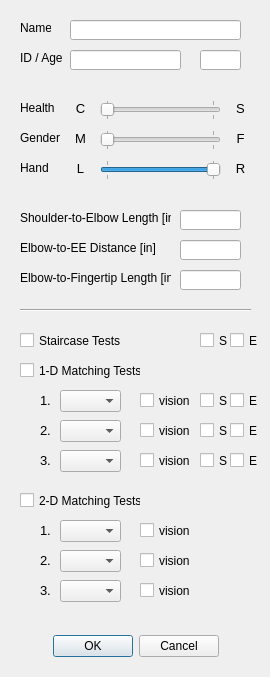
<?xml version="1.0" encoding="UTF-8"?>
<ui version="4.0">
 <class>Dialog_Setup</class>
 <widget class="QDialog" name="Dialog_Setup">
  <property name="geometry">
   <rect>
    <x>0</x>
    <y>0</y>
    <width>270</width>
    <height>677</height>
   </rect>
  </property>
  <property name="windowTitle">
   <string>Setup</string>
  </property>
  <widget class="QDialogButtonBox" name="buttonBox">
   <property name="geometry">
    <rect>
     <x>20</x>
     <y>630</y>
     <width>231</width>
     <height>32</height>
    </rect>
   </property>
   <property name="orientation">
    <enum>Qt::Horizontal</enum>
   </property>
   <property name="standardButtons">
    <set>QDialogButtonBox::Cancel|QDialogButtonBox::Ok</set>
   </property>
   <property name="centerButtons">
    <bool>true</bool>
   </property>
  </widget>
  <widget class="QLabel" name="FEMALE_lab">
   <property name="geometry">
    <rect>
     <x>230</x>
     <y>130</y>
     <width>21</width>
     <height>16</height>
    </rect>
   </property>
   <property name="font">
    <font>
     <pointsize>10</pointsize>
     <weight>50</weight>
     <bold>false</bold>
    </font>
   </property>
   <property name="text">
    <string>F</string>
   </property>
   <property name="alignment">
    <set>Qt::AlignCenter</set>
   </property>
  </widget>
  <widget class="QLabel" name="RIGHT_lab">
   <property name="geometry">
    <rect>
     <x>230</x>
     <y>160</y>
     <width>21</width>
     <height>16</height>
    </rect>
   </property>
   <property name="font">
    <font>
     <pointsize>10</pointsize>
     <weight>50</weight>
     <bold>false</bold>
    </font>
   </property>
   <property name="text">
    <string>R</string>
   </property>
   <property name="alignment">
    <set>Qt::AlignCenter</set>
   </property>
  </widget>
  <widget class="QLabel" name="hand_lab">
   <property name="geometry">
    <rect>
     <x>20</x>
     <y>160</y>
     <width>41</width>
     <height>16</height>
    </rect>
   </property>
   <property name="text">
    <string>Hand</string>
   </property>
  </widget>
  <widget class="QLabel" name="MALE_lab">
   <property name="geometry">
    <rect>
     <x>70</x>
     <y>130</y>
     <width>21</width>
     <height>16</height>
    </rect>
   </property>
   <property name="font">
    <font>
     <pointsize>10</pointsize>
     <weight>50</weight>
     <bold>false</bold>
    </font>
   </property>
   <property name="layoutDirection">
    <enum>Qt::LeftToRight</enum>
   </property>
   <property name="text">
    <string>M</string>
   </property>
   <property name="alignment">
    <set>Qt::AlignCenter</set>
   </property>
  </widget>
  <widget class="QLabel" name="gender_lab">
   <property name="geometry">
    <rect>
     <x>20</x>
     <y>130</y>
     <width>41</width>
     <height>16</height>
    </rect>
   </property>
   <property name="text">
    <string>Gender</string>
   </property>
  </widget>
  <widget class="QSlider" name="gender_slider">
   <property name="geometry">
    <rect>
     <x>100</x>
     <y>130</y>
     <width>121</width>
     <height>20</height>
    </rect>
   </property>
   <property name="maximum">
    <number>1</number>
   </property>
   <property name="pageStep">
    <number>1</number>
   </property>
   <property name="orientation">
    <enum>Qt::Horizontal</enum>
   </property>
   <property name="tickPosition">
    <enum>QSlider::TicksBothSides</enum>
   </property>
  </widget>
  <widget class="QSlider" name="hand_slider">
   <property name="geometry">
    <rect>
     <x>100</x>
     <y>160</y>
     <width>121</width>
     <height>20</height>
    </rect>
   </property>
   <property name="maximum">
    <number>1</number>
   </property>
   <property name="pageStep">
    <number>1</number>
   </property>
   <property name="sliderPosition">
    <number>1</number>
   </property>
   <property name="orientation">
    <enum>Qt::Horizontal</enum>
   </property>
   <property name="tickPosition">
    <enum>QSlider::TicksBothSides</enum>
   </property>
  </widget>
  <widget class="QSlider" name="health_slider">
   <property name="geometry">
    <rect>
     <x>100</x>
     <y>100</y>
     <width>121</width>
     <height>20</height>
    </rect>
   </property>
   <property name="maximum">
    <number>1</number>
   </property>
   <property name="pageStep">
    <number>1</number>
   </property>
   <property name="orientation">
    <enum>Qt::Horizontal</enum>
   </property>
   <property name="tickPosition">
    <enum>QSlider::TicksBothSides</enum>
   </property>
  </widget>
  <widget class="QLabel" name="LEFT_lab">
   <property name="geometry">
    <rect>
     <x>70</x>
     <y>160</y>
     <width>21</width>
     <height>16</height>
    </rect>
   </property>
   <property name="font">
    <font>
     <pointsize>10</pointsize>
     <weight>50</weight>
     <bold>false</bold>
    </font>
   </property>
   <property name="layoutDirection">
    <enum>Qt::LeftToRight</enum>
   </property>
   <property name="text">
    <string>L</string>
   </property>
   <property name="alignment">
    <set>Qt::AlignCenter</set>
   </property>
  </widget>
  <widget class="QLabel" name="name_lab">
   <property name="geometry">
    <rect>
     <x>20</x>
     <y>20</y>
     <width>31</width>
     <height>16</height>
    </rect>
   </property>
   <property name="text">
    <string>Name</string>
   </property>
  </widget>
  <widget class="QLabel" name="forearmL_lab">
   <property name="geometry">
    <rect>
     <x>20</x>
     <y>270</y>
     <width>151</width>
     <height>16</height>
    </rect>
   </property>
   <property name="text">
    <string>Elbow-to-Fingertip Length [in]</string>
   </property>
  </widget>
  <widget class="QLabel" name="STROKE_lab">
   <property name="geometry">
    <rect>
     <x>230</x>
     <y>100</y>
     <width>21</width>
     <height>16</height>
    </rect>
   </property>
   <property name="font">
    <font>
     <pointsize>10</pointsize>
     <weight>50</weight>
     <bold>false</bold>
    </font>
   </property>
   <property name="text">
    <string>S</string>
   </property>
   <property name="alignment">
    <set>Qt::AlignCenter</set>
   </property>
  </widget>
  <widget class="QLineEdit" name="ID_fill">
   <property name="geometry">
    <rect>
     <x>70</x>
     <y>50</y>
     <width>111</width>
     <height>20</height>
    </rect>
   </property>
  </widget>
  <widget class="QLabel" name="upperarmL_lab">
   <property name="geometry">
    <rect>
     <x>20</x>
     <y>210</y>
     <width>151</width>
     <height>16</height>
    </rect>
   </property>
   <property name="text">
    <string>Shoulder-to-Elbow Length [in]</string>
   </property>
  </widget>
  <widget class="QLineEdit" name="upperarmL_fill">
   <property name="geometry">
    <rect>
     <x>180</x>
     <y>210</y>
     <width>61</width>
     <height>20</height>
    </rect>
   </property>
  </widget>
  <widget class="QLabel" name="CTRL_lab">
   <property name="geometry">
    <rect>
     <x>70</x>
     <y>100</y>
     <width>21</width>
     <height>16</height>
    </rect>
   </property>
   <property name="font">
    <font>
     <pointsize>10</pointsize>
     <weight>50</weight>
     <bold>false</bold>
    </font>
   </property>
   <property name="text">
    <string>C</string>
   </property>
   <property name="alignment">
    <set>Qt::AlignCenter</set>
   </property>
  </widget>
  <widget class="QLabel" name="age_lab">
   <property name="geometry">
    <rect>
     <x>20</x>
     <y>50</y>
     <width>51</width>
     <height>16</height>
    </rect>
   </property>
   <property name="text">
    <string>ID / Age</string>
   </property>
  </widget>
  <widget class="QLineEdit" name="age_fill">
   <property name="geometry">
    <rect>
     <x>200</x>
     <y>50</y>
     <width>41</width>
     <height>20</height>
    </rect>
   </property>
  </widget>
  <widget class="QLabel" name="health_lab">
   <property name="geometry">
    <rect>
     <x>20</x>
     <y>100</y>
     <width>41</width>
     <height>16</height>
    </rect>
   </property>
   <property name="text">
    <string>Health</string>
   </property>
  </widget>
  <widget class="QLineEdit" name="name_fill">
   <property name="geometry">
    <rect>
     <x>70</x>
     <y>20</y>
     <width>171</width>
     <height>20</height>
    </rect>
   </property>
  </widget>
  <widget class="QLineEdit" name="forearmL_fill">
   <property name="geometry">
    <rect>
     <x>180</x>
     <y>270</y>
     <width>61</width>
     <height>20</height>
    </rect>
   </property>
  </widget>
  <widget class="QLineEdit" name="LtoEE_fill">
   <property name="geometry">
    <rect>
     <x>180</x>
     <y>240</y>
     <width>61</width>
     <height>20</height>
    </rect>
   </property>
  </widget>
  <widget class="QLabel" name="LtoEE_lab">
   <property name="geometry">
    <rect>
     <x>20</x>
     <y>240</y>
     <width>151</width>
     <height>16</height>
    </rect>
   </property>
   <property name="text">
    <string>Elbow-to-EE Distance [in]</string>
   </property>
  </widget>
  <widget class="Line" name="line">
   <property name="geometry">
    <rect>
     <x>20</x>
     <y>300</y>
     <width>231</width>
     <height>20</height>
    </rect>
   </property>
   <property name="orientation">
    <enum>Qt::Horizontal</enum>
   </property>
  </widget>
  <widget class="QCheckBox" name="staircase_box">
   <property name="geometry">
    <rect>
     <x>20</x>
     <y>330</y>
     <width>101</width>
     <height>21</height>
    </rect>
   </property>
   <property name="text">
    <string>Staircase Tests</string>
   </property>
  </widget>
  <widget class="QCheckBox" name="match1D_box">
   <property name="geometry">
    <rect>
     <x>20</x>
     <y>360</y>
     <width>121</width>
     <height>21</height>
    </rect>
   </property>
   <property name="text">
    <string>1-D Matching Tests</string>
   </property>
  </widget>
  <widget class="QCheckBox" name="match2D_box">
   <property name="geometry">
    <rect>
     <x>20</x>
     <y>490</y>
     <width>121</width>
     <height>21</height>
    </rect>
   </property>
   <property name="text">
    <string>2-D Matching Tests</string>
   </property>
  </widget>
  <widget class="QComboBox" name="match1Dtest1_combo">
   <property name="geometry">
    <rect>
     <x>60</x>
     <y>390</y>
     <width>61</width>
     <height>22</height>
    </rect>
   </property>
   <item>
    <property name="text">
     <string/>
    </property>
   </item>
   <item>
    <property name="text">
     <string>active</string>
    </property>
   </item>
   <item>
    <property name="text">
     <string>passive</string>
    </property>
   </item>
  </widget>
  <widget class="QLabel" name="match1Dtest1_lab">
   <property name="geometry">
    <rect>
     <x>40</x>
     <y>390</y>
     <width>16</width>
     <height>21</height>
    </rect>
   </property>
   <property name="font">
    <font>
     <pointsize>10</pointsize>
    </font>
   </property>
   <property name="text">
    <string>1.</string>
   </property>
  </widget>
  <widget class="QLabel" name="match1Dtest2_lab">
   <property name="geometry">
    <rect>
     <x>40</x>
     <y>420</y>
     <width>16</width>
     <height>21</height>
    </rect>
   </property>
   <property name="font">
    <font>
     <pointsize>10</pointsize>
    </font>
   </property>
   <property name="text">
    <string>2.</string>
   </property>
  </widget>
  <widget class="QLabel" name="match1Dtest3_lab">
   <property name="geometry">
    <rect>
     <x>40</x>
     <y>450</y>
     <width>16</width>
     <height>21</height>
    </rect>
   </property>
   <property name="font">
    <font>
     <pointsize>10</pointsize>
    </font>
   </property>
   <property name="text">
    <string>3.</string>
   </property>
  </widget>
  <widget class="QLabel" name="match2Dtest1_lab">
   <property name="geometry">
    <rect>
     <x>40</x>
     <y>520</y>
     <width>16</width>
     <height>21</height>
    </rect>
   </property>
   <property name="font">
    <font>
     <pointsize>10</pointsize>
    </font>
   </property>
   <property name="text">
    <string>1.</string>
   </property>
  </widget>
  <widget class="QLabel" name="match2Dtest2_lab">
   <property name="geometry">
    <rect>
     <x>40</x>
     <y>550</y>
     <width>16</width>
     <height>21</height>
    </rect>
   </property>
   <property name="font">
    <font>
     <pointsize>10</pointsize>
    </font>
   </property>
   <property name="text">
    <string>2.</string>
   </property>
  </widget>
  <widget class="QLabel" name="match2Dtest3_lab">
   <property name="geometry">
    <rect>
     <x>40</x>
     <y>580</y>
     <width>16</width>
     <height>21</height>
    </rect>
   </property>
   <property name="font">
    <font>
     <pointsize>10</pointsize>
    </font>
   </property>
   <property name="text">
    <string>3.</string>
   </property>
  </widget>
  <widget class="QComboBox" name="match1Dtest2_combo">
   <property name="geometry">
    <rect>
     <x>60</x>
     <y>420</y>
     <width>61</width>
     <height>22</height>
    </rect>
   </property>
   <item>
    <property name="text">
     <string/>
    </property>
   </item>
   <item>
    <property name="text">
     <string>active</string>
    </property>
   </item>
   <item>
    <property name="text">
     <string>passive</string>
    </property>
   </item>
  </widget>
  <widget class="QComboBox" name="match1Dtest3_combo">
   <property name="geometry">
    <rect>
     <x>60</x>
     <y>450</y>
     <width>61</width>
     <height>22</height>
    </rect>
   </property>
   <item>
    <property name="text">
     <string/>
    </property>
   </item>
   <item>
    <property name="text">
     <string>active</string>
    </property>
   </item>
   <item>
    <property name="text">
     <string>passive</string>
    </property>
   </item>
  </widget>
  <widget class="QComboBox" name="match2Dtest3_combo">
   <property name="geometry">
    <rect>
     <x>60</x>
     <y>580</y>
     <width>61</width>
     <height>22</height>
    </rect>
   </property>
   <item>
    <property name="text">
     <string/>
    </property>
   </item>
   <item>
    <property name="text">
     <string>active</string>
    </property>
   </item>
   <item>
    <property name="text">
     <string>passive</string>
    </property>
   </item>
  </widget>
  <widget class="QComboBox" name="match2Dtest2_combo">
   <property name="geometry">
    <rect>
     <x>60</x>
     <y>550</y>
     <width>61</width>
     <height>22</height>
    </rect>
   </property>
   <item>
    <property name="text">
     <string/>
    </property>
   </item>
   <item>
    <property name="text">
     <string>active</string>
    </property>
   </item>
   <item>
    <property name="text">
     <string>passive</string>
    </property>
   </item>
  </widget>
  <widget class="QComboBox" name="match2Dtest1_combo">
   <property name="geometry">
    <rect>
     <x>60</x>
     <y>520</y>
     <width>61</width>
     <height>22</height>
    </rect>
   </property>
   <item>
    <property name="text">
     <string/>
    </property>
   </item>
   <item>
    <property name="text">
     <string>active</string>
    </property>
   </item>
   <item>
    <property name="text">
     <string>passive</string>
    </property>
   </item>
  </widget>
  <widget class="QCheckBox" name="shoulder_box_1">
   <property name="geometry">
    <rect>
     <x>200</x>
     <y>330</y>
     <width>31</width>
     <height>21</height>
    </rect>
   </property>
   <property name="text">
    <string>S</string>
   </property>
  </widget>
  <widget class="QCheckBox" name="elbow_box_1">
   <property name="geometry">
    <rect>
     <x>230</x>
     <y>330</y>
     <width>31</width>
     <height>21</height>
    </rect>
   </property>
   <property name="text">
    <string>E</string>
   </property>
  </widget>
  <widget class="QCheckBox" name="shoulder_box_2">
   <property name="geometry">
    <rect>
     <x>200</x>
     <y>390</y>
     <width>31</width>
     <height>21</height>
    </rect>
   </property>
   <property name="text">
    <string>S</string>
   </property>
  </widget>
  <widget class="QCheckBox" name="elbow_box_2">
   <property name="geometry">
    <rect>
     <x>230</x>
     <y>390</y>
     <width>31</width>
     <height>21</height>
    </rect>
   </property>
   <property name="text">
    <string>E</string>
   </property>
  </widget>
  <widget class="QCheckBox" name="shoulder_box_3">
   <property name="geometry">
    <rect>
     <x>200</x>
     <y>420</y>
     <width>31</width>
     <height>21</height>
    </rect>
   </property>
   <property name="text">
    <string>S</string>
   </property>
  </widget>
  <widget class="QCheckBox" name="elbow_box_3">
   <property name="geometry">
    <rect>
     <x>230</x>
     <y>420</y>
     <width>31</width>
     <height>21</height>
    </rect>
   </property>
   <property name="text">
    <string>E</string>
   </property>
  </widget>
  <widget class="QCheckBox" name="shoulder_box_4">
   <property name="geometry">
    <rect>
     <x>200</x>
     <y>450</y>
     <width>31</width>
     <height>21</height>
    </rect>
   </property>
   <property name="text">
    <string>S</string>
   </property>
  </widget>
  <widget class="QCheckBox" name="elbow_box_4">
   <property name="geometry">
    <rect>
     <x>230</x>
     <y>450</y>
     <width>31</width>
     <height>21</height>
    </rect>
   </property>
   <property name="text">
    <string>E</string>
   </property>
  </widget>
  <widget class="QCheckBox" name="vision_box_1">
   <property name="geometry">
    <rect>
     <x>140</x>
     <y>390</y>
     <width>51</width>
     <height>21</height>
    </rect>
   </property>
   <property name="text">
    <string>vision</string>
   </property>
  </widget>
  <widget class="QCheckBox" name="vision_box_2">
   <property name="geometry">
    <rect>
     <x>140</x>
     <y>420</y>
     <width>51</width>
     <height>21</height>
    </rect>
   </property>
   <property name="text">
    <string>vision</string>
   </property>
  </widget>
  <widget class="QCheckBox" name="vision_box_3">
   <property name="geometry">
    <rect>
     <x>140</x>
     <y>450</y>
     <width>51</width>
     <height>21</height>
    </rect>
   </property>
   <property name="text">
    <string>vision</string>
   </property>
  </widget>
  <widget class="QCheckBox" name="vision_box_4">
   <property name="geometry">
    <rect>
     <x>140</x>
     <y>520</y>
     <width>51</width>
     <height>21</height>
    </rect>
   </property>
   <property name="text">
    <string>vision</string>
   </property>
  </widget>
  <widget class="QCheckBox" name="vision_box_5">
   <property name="geometry">
    <rect>
     <x>140</x>
     <y>550</y>
     <width>51</width>
     <height>21</height>
    </rect>
   </property>
   <property name="text">
    <string>vision</string>
   </property>
  </widget>
  <widget class="QCheckBox" name="vision_box_6">
   <property name="geometry">
    <rect>
     <x>140</x>
     <y>580</y>
     <width>51</width>
     <height>21</height>
    </rect>
   </property>
   <property name="text">
    <string>vision</string>
   </property>
  </widget>
 </widget>
 <tabstops>
  <tabstop>name_fill</tabstop>
  <tabstop>ID_fill</tabstop>
  <tabstop>age_fill</tabstop>
  <tabstop>health_slider</tabstop>
  <tabstop>gender_slider</tabstop>
  <tabstop>hand_slider</tabstop>
  <tabstop>upperarmL_fill</tabstop>
  <tabstop>LtoEE_fill</tabstop>
  <tabstop>forearmL_fill</tabstop>
  <tabstop>staircase_box</tabstop>
  <tabstop>shoulder_box_1</tabstop>
  <tabstop>elbow_box_1</tabstop>
  <tabstop>match1D_box</tabstop>
  <tabstop>match1Dtest1_combo</tabstop>
  <tabstop>vision_box_1</tabstop>
  <tabstop>shoulder_box_2</tabstop>
  <tabstop>elbow_box_2</tabstop>
  <tabstop>match1Dtest2_combo</tabstop>
  <tabstop>vision_box_2</tabstop>
  <tabstop>shoulder_box_3</tabstop>
  <tabstop>elbow_box_3</tabstop>
  <tabstop>match1Dtest3_combo</tabstop>
  <tabstop>vision_box_3</tabstop>
  <tabstop>shoulder_box_4</tabstop>
  <tabstop>elbow_box_4</tabstop>
  <tabstop>match2D_box</tabstop>
  <tabstop>match2Dtest1_combo</tabstop>
  <tabstop>vision_box_4</tabstop>
  <tabstop>match2Dtest2_combo</tabstop>
  <tabstop>vision_box_5</tabstop>
  <tabstop>match2Dtest3_combo</tabstop>
  <tabstop>vision_box_6</tabstop>
 </tabstops>
 <resources/>
 <connections>
  <connection>
   <sender>buttonBox</sender>
   <signal>accepted()</signal>
   <receiver>Dialog_Setup</receiver>
   <slot>accept()</slot>
   <hints>
    <hint type="sourcelabel">
     <x>248</x>
     <y>254</y>
    </hint>
    <hint type="destinationlabel">
     <x>157</x>
     <y>274</y>
    </hint>
   </hints>
  </connection>
  <connection>
   <sender>buttonBox</sender>
   <signal>rejected()</signal>
   <receiver>Dialog_Setup</receiver>
   <slot>reject()</slot>
   <hints>
    <hint type="sourcelabel">
     <x>316</x>
     <y>260</y>
    </hint>
    <hint type="destinationlabel">
     <x>286</x>
     <y>274</y>
    </hint>
   </hints>
  </connection>
 </connections>
</ui>
